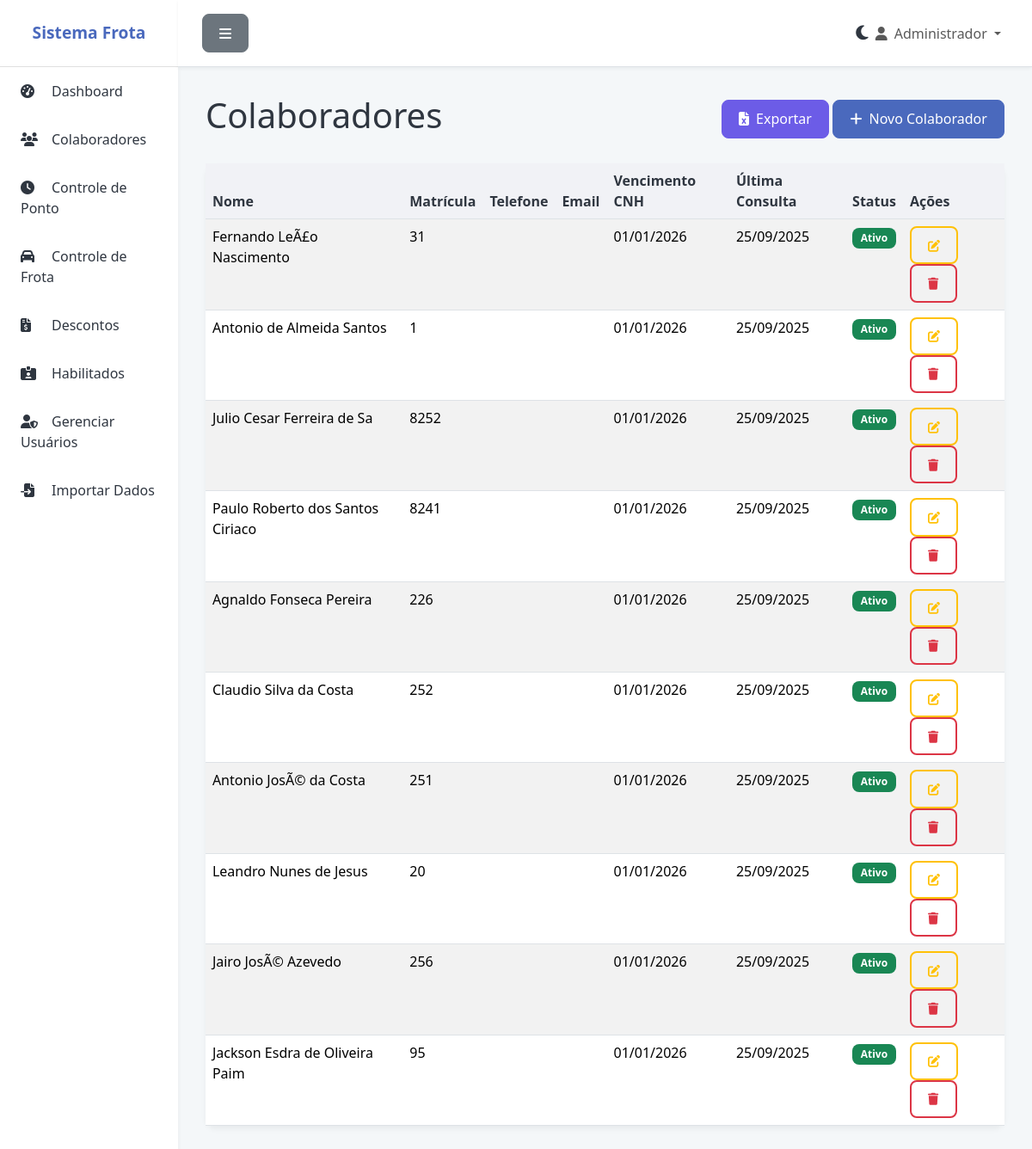
The app's page /colaboradores (signed in), older data.
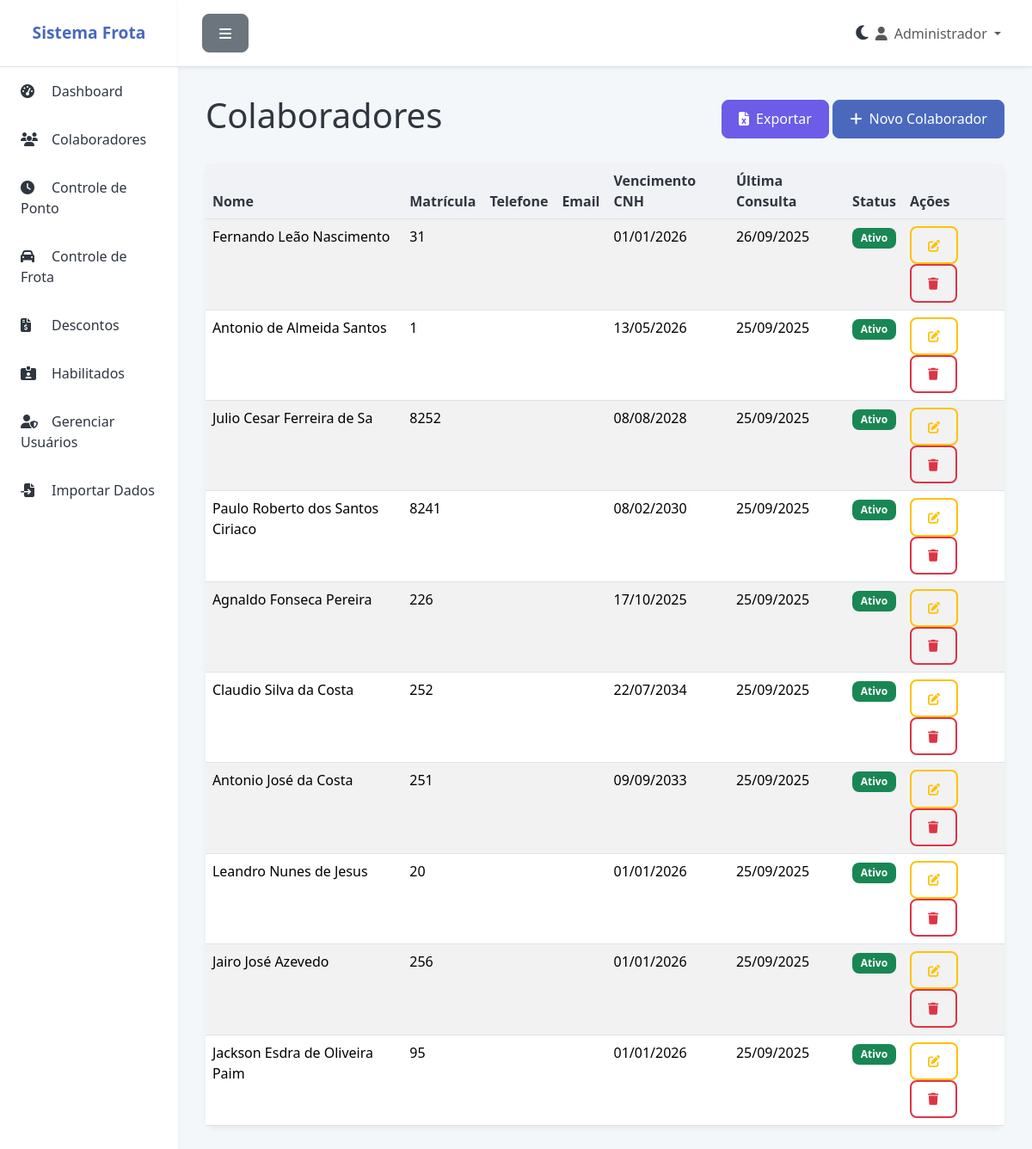
The same page, newer data.
### app.py (models this page shows)
class Colaborador(db.Model):
    id = db.Column(db.Integer, primary_key=True)
    nome = db.Column(db.String(100), nullable=False)
    matricula = db.Column(db.String(50), unique=True, nullable=False)
    cpf = db.Column(db.String(14), unique=True)
    telefone = db.Column(db.String(20))
    email = db.Column(db.String(120))
    veiculo_vinculado = db.Column(db.String(20))
    ativo = db.Column(db.Boolean, default=True)
    vencimento_cnh = db.Column(db.Date)
    ultima_consulta = db.Column(db.Date)
    criado_em = db.Column(db.DateTime, default=datetime.utcnow)
    pontos = db.relationship('Ponto', backref='colaborador', lazy=True, cascade='all, delete-orphan')
    frotas = db.relationship('Frota', backref='motorista_obj', lazy=True)
    descontos = db.relationship('Desconto', backref='colaborador', lazy=True)

### app.py (the view)
@app.route('/colaboradores')
@login_required
def colaboradores():
    colaboradores = Colaborador.query.all()
    return render_template('colaboradores.html', colaboradores=colaboradores)

### app.py (called while the page is built, shortened)
@login_manager.user_loader
def load_user(user_id):
    return Usuario.query.get(int(user_id))

@app.before_request
def create_tables():
    db.create_all()

### templates/colaboradores.html (shortened to what this page needs)
{% extends "base.html" %}
{% block content %}
<div class="d-flex justify-content-between align-items-center mb-4">
    <h1 class="fw-light">Colaboradores</h1>
    <div>
        <a href="{{ url_for('exportar', tipo='colaboradores') }}" class="btn btn-success"><i class="fas fa-file-excel me-2"></i>Exportar</a>
        <a href="{{ url_for('novo_colaborador') }}" class="btn btn-primary"><i class="fas fa-plus me-2"></i>Novo Colaborador</a>
    </div>
</div>
<div class="card">
    <div class="card-body p-0">
        <div class="table-responsive">
            <table class="table table-striped table-hover mb-0">
                <thead class="bg-light">
                    <tr>
                        <th scope="col">Nome</th>
                        <th scope="col">Matrícula</th>
                        <th scope="col">Telefone</th>
                        <th scope="col">Email</th>
                        <th scope="col">Vencimento CNH</th>
                        <th scope="col">Última Consulta</th>
                        <th scope="col">Status</th>
                        <th scope="col">Ações</th>
                    </tr>
                </thead>
                <tbody>
                    {% for colaborador in colaboradores %}
                    <tr>
                        <td>{{ colaborador.nome }}</td>
                        <td>{{ colaborador.matricula }}</td>
                        <td>{{ colaborador.telefone }}</td>
                        <td>{{ colaborador.email }}</td>
                        <td>{{ colaborador.vencimento_cnh.strftime('%d/%m/%Y') if colaborador.vencimento_cnh else 'N/A' }}</td>
                        <td>{{ colaborador.ultima_consulta.strftime('%d/%m/%Y') if colaborador.ultima_consulta else 'N/A' }}</td>
                        <td>
                            {% if colaborador.ativo %}
                                <span class="badge bg-success">Ativo</span>
                            {% else %}
                                <span class="badge bg-danger">Inativo</span>
                            {% endif %}
                        </td>
                        <td>
                            <a href="{{ url_for('editar_colaborador', id=colaborador.id) }}" class="btn btn-sm btn-outline-warning" title="Editar"><i class="fas fa-edit"></i></a>
                            <a href="{{ url_for('excluir_colaborador', id=colaborador.id) }}" class="btn btn-sm btn-outline-danger" title="Excluir" onclick="return confirm('Tem certeza que deseja excluir este colaborador?')"><i class="fas fa-trash"></i></a>
                        </td>
                    </tr>
                    {% else %}
                    <tr>
                        <td colspan="8" class="text-center text-muted py-4">Nenhum colaborador cadastrado.</td>
                    </tr>
                    {% endfor %}
                </tbody>
            </table>
        </div>
    </div>
</div>
{% endblock %}

Row changes from the older to the newer data that the page shows:
changed Colaborador: nome "Fernando LeÃ£o Nascimento" → "Fernando Leão Nascimento"; ultima_consulta "25/09/2025" → "26/09/2025"
changed Colaborador "Antonio de Almeida Santos": vencimento_cnh "01/01/2026" → "13/05/2026"
changed Colaborador "Julio Cesar Ferreira de Sa": vencimento_cnh "01/01/2026" → "08/08/2028"
changed Colaborador "Paulo Roberto dos Santos Ciriaco": vencimento_cnh "01/01/2026" → "08/02/2030"
changed Colaborador "Agnaldo Fonseca Pereira": vencimento_cnh "01/01/2026" → "17/10/2025"
changed Colaborador "Claudio Silva da Costa": vencimento_cnh "01/01/2026" → "22/07/2034"
changed Colaborador: nome "Antonio JosÃ© da Costa" → "Antonio José da Costa"; vencimento_cnh "01/01/2026" → "09/09/2033"
changed Colaborador: nome "Jairo JosÃ© Azevedo" → "Jairo José Azevedo"
